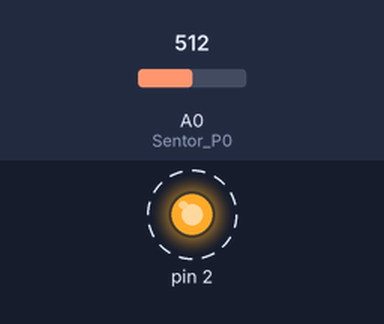
Bench run of a sketch on a simulated Arduino Uno, built with avr-gcc and run on an emulated ATmega328P. On the bench: output pins drawn as LEDs (lit = HIGH). Dashed ring = blinking. The inputs (shaded band) are chosen by the test bench; at power-on: A0 (Sentor_P0) = 512. What the sketch prints to the serial monitor is not drawn.

Above: at 0.5 s.
Timing chart, 0 to 4.6 s (numbered marks = the images above):
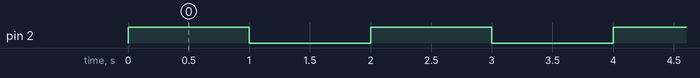

Measured:
- by itself, pin 2: alternates HIGH for 1.0 s and LOW for 1.0 s

The sketch:

Arduino_ADC_output_for_relay.ino
```cpp
int Sentor_P0 = A0;

void setup() {
  // put your setup code here, to run once:
pinMode(2, OUTPUT);
pinMode(13, INPUT);
  Serial.begin(9600);
}

void loop() {
  // put your main code here, to run repeatedly:
digitalWrite(2, HIGH); // sets the digital pin 13 on
 int P0 = analogRead(Sentor_P0);
  delay(1000);            // waits for a second
  digitalWrite(2, LOW);  // sets the digital pin 13 off
  //Serial.print("P0");

  Serial.println((String)+P0+",2000,");
/*  Serial.println("1234");
  Serial.println(P2);
  Serial.println(P3);
  Serial.println(P4);
  (String)"x:"+x+" y:"+y
*/
;
  // Serial.print("\n");
  delay(1000);
}
```
